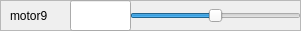
       <widget class="QFrame" name="frame_24">
        <property name="geometry">
         <rect>
          <x>0</x>
          <y>510</y>
          <width>301</width>
          <height>31</height>
         </rect>
        </property>
        <property name="frameShape">
         <enum>QFrame::StyledPanel</enum>
        </property>
        <property name="frameShadow">
         <enum>QFrame::Raised</enum>
        </property>
        <widget class="QSlider" name="motor9">
         <property name="geometry">
          <rect>
           <x>130</x>
           <y>0</y>
           <width>171</width>
           <height>31</height>
          </rect>
         </property>
         <property name="minimum">
          <number>-50</number>
         </property>
         <property name="maximum">
          <number>50</number>
         </property>
         <property name="orientation">
          <enum>Qt::Horizontal</enum>
         </property>
        </widget>
        <widget class="QLabel" name="label_23">
         <property name="geometry">
          <rect>
           <x>10</x>
           <y>0</y>
           <width>91</width>
           <height>31</height>
          </rect>
         </property>
         <property name="text">
          <string>motor9</string>
         </property>
        </widget>
        <widget class="QFrame" name="frame_25">
         <property name="geometry">
          <rect>
           <x>40</x>
           <y>30</y>
           <width>301</width>
           <height>31</height>
          </rect>
         </property>
         <property name="frameShape">
          <enum>QFrame::StyledPanel</enum>
         </property>
         <property name="frameShadow">
          <enum>QFrame::Raised</enum>
         </property>
         <widget class="QSlider" name="horizontalSlider_18">
          <property name="geometry">
           <rect>
            <x>70</x>
            <y>0</y>
            <width>231</width>
            <height>31</height>
           </rect>
          </property>
          <property name="orientation">
           <enum>Qt::Horizontal</enum>
          </property>
         </widget>
         <widget class="QLabel" name="label_24">
          <property name="geometry">
           <rect>
            <x>10</x>
            <y>0</y>
            <width>91</width>
            <height>31</height>
           </rect>
          </property>
          <property name="text">
           <string>motor0</string>
          </property>
         </widget>
        </widget>
        <widget class="QLineEdit" name="setPoint_motor9">
         <property name="geometry">
          <rect>
           <x>70</x>
           <y>0</y>
           <width>61</width>
           <height>31</height>
          </rect>
         </property>
         <property name="readOnly">
          <bool>true</bool>
         </property>
        </widget>
       </widget>
